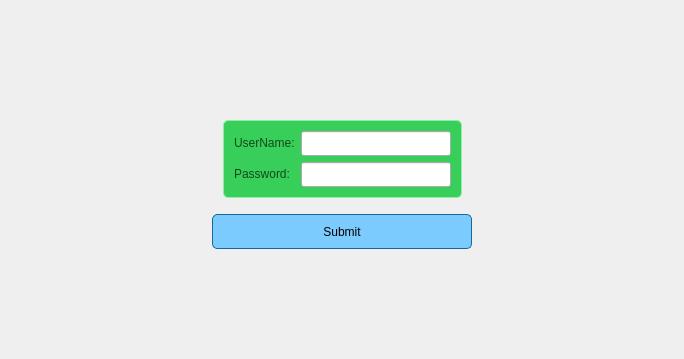
<?xml version="1.0" encoding="UTF-8"?>
<ui version="4.0">
 <class>MainWindow</class>
 <widget class="QMainWindow" name="MainWindow">
  <property name="geometry">
   <rect>
    <x>0</x>
    <y>0</y>
    <width>684</width>
    <height>359</height>
   </rect>
  </property>
  <property name="windowTitle">
   <string>MainWindow</string>
  </property>
  <widget class="QWidget" name="centralwidget">
   <property name="styleSheet">
    <string notr="true">#centralwidget {
	background-image: url(:/images/images/manjaro_maia_abstract2.png);
}</string>
   </property>
   <layout class="QVBoxLayout" name="verticalLayout">
    <item>
     <spacer name="verticalSpacer">
      <property name="orientation">
       <enum>Qt::Vertical</enum>
      </property>
      <property name="sizeHint" stdset="0">
       <size>
        <width>20</width>
        <height>40</height>
       </size>
      </property>
     </spacer>
    </item>
    <item>
     <layout class="QHBoxLayout" name="horizontalLayout_3">
      <property name="leftMargin">
       <number>10</number>
      </property>
      <property name="topMargin">
       <number>10</number>
      </property>
      <property name="rightMargin">
       <number>10</number>
      </property>
      <property name="bottomMargin">
       <number>10</number>
      </property>
      <item>
       <spacer name="horizontalSpacer_3">
        <property name="orientation">
         <enum>Qt::Horizontal</enum>
        </property>
        <property name="sizeHint" stdset="0">
         <size>
          <width>40</width>
          <height>20</height>
         </size>
        </property>
       </spacer>
      </item>
      <item>
       <widget class="QFrame" name="formFrame">
        <property name="styleSheet">
         <string notr="true">#formFrame {
	border: 1px solid rgb(144, 238, 165);
	border-radius: 5px;
	background-color: rgb(56, 206, 90);
}</string>
        </property>
        <layout class="QFormLayout" name="formLayout">
         <property name="leftMargin">
          <number>10</number>
         </property>
         <property name="topMargin">
          <number>10</number>
         </property>
         <property name="rightMargin">
          <number>10</number>
         </property>
         <property name="bottomMargin">
          <number>10</number>
         </property>
         <item row="0" column="0">
          <widget class="QLabel" name="label">
           <property name="styleSheet">
            <string notr="true">color: rgb(17, 74, 25);</string>
           </property>
           <property name="text">
            <string>UserName:</string>
           </property>
          </widget>
         </item>
         <item row="0" column="1">
          <widget class="QLineEdit" name="userInput">
           <property name="minimumSize">
            <size>
             <width>150</width>
             <height>25</height>
            </size>
           </property>
          </widget>
         </item>
         <item row="1" column="0">
          <widget class="QLabel" name="label_2">
           <property name="styleSheet">
            <string notr="true">color: rgb(17, 74, 25);</string>
           </property>
           <property name="text">
            <string>Password:</string>
           </property>
          </widget>
         </item>
         <item row="1" column="1">
          <widget class="QLineEdit" name="passwordInput">
           <property name="minimumSize">
            <size>
             <width>150</width>
             <height>25</height>
            </size>
           </property>
           <property name="text">
            <string/>
           </property>
           <property name="echoMode">
            <enum>QLineEdit::Password</enum>
           </property>
          </widget>
         </item>
        </layout>
       </widget>
      </item>
      <item>
       <spacer name="horizontalSpacer_4">
        <property name="orientation">
         <enum>Qt::Horizontal</enum>
        </property>
        <property name="sizeHint" stdset="0">
         <size>
          <width>40</width>
          <height>20</height>
         </size>
        </property>
       </spacer>
      </item>
     </layout>
    </item>
    <item>
     <layout class="QHBoxLayout" name="horizontalLayout">
      <item>
       <spacer name="horizontalSpacer">
        <property name="orientation">
         <enum>Qt::Horizontal</enum>
        </property>
        <property name="sizeHint" stdset="0">
         <size>
          <width>40</width>
          <height>20</height>
         </size>
        </property>
       </spacer>
      </item>
      <item>
       <widget class="QPushButton" name="submitButton">
        <property name="minimumSize">
         <size>
          <width>260</width>
          <height>35</height>
         </size>
        </property>
        <property name="styleSheet">
         <string notr="true">border: 1px solid rgb(24, 103, 155);
border-radius: 5px;
background-color: rgb(124, 203, 255);
color: whilte;</string>
        </property>
        <property name="text">
         <string>Submit</string>
        </property>
       </widget>
      </item>
      <item>
       <spacer name="horizontalSpacer_2">
        <property name="orientation">
         <enum>Qt::Horizontal</enum>
        </property>
        <property name="sizeHint" stdset="0">
         <size>
          <width>40</width>
          <height>20</height>
         </size>
        </property>
       </spacer>
      </item>
     </layout>
    </item>
    <item>
     <spacer name="verticalSpacer_2">
      <property name="orientation">
       <enum>Qt::Vertical</enum>
      </property>
      <property name="sizeHint" stdset="0">
       <size>
        <width>20</width>
        <height>40</height>
       </size>
      </property>
     </spacer>
    </item>
   </layout>
  </widget>
  <widget class="QMenuBar" name="menubar">
   <property name="geometry">
    <rect>
     <x>0</x>
     <y>0</y>
     <width>684</width>
     <height>24</height>
    </rect>
   </property>
  </widget>
 </widget>
 <resources/>
 <connections/>
</ui>
